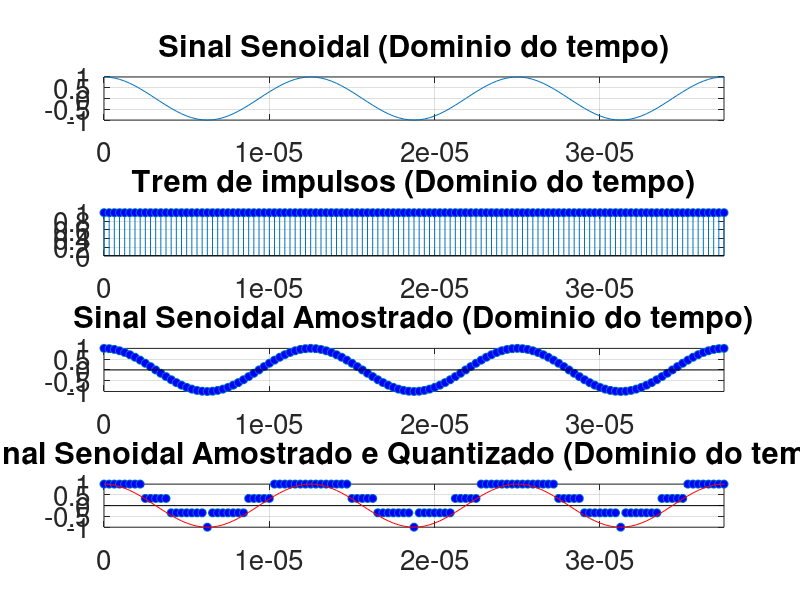
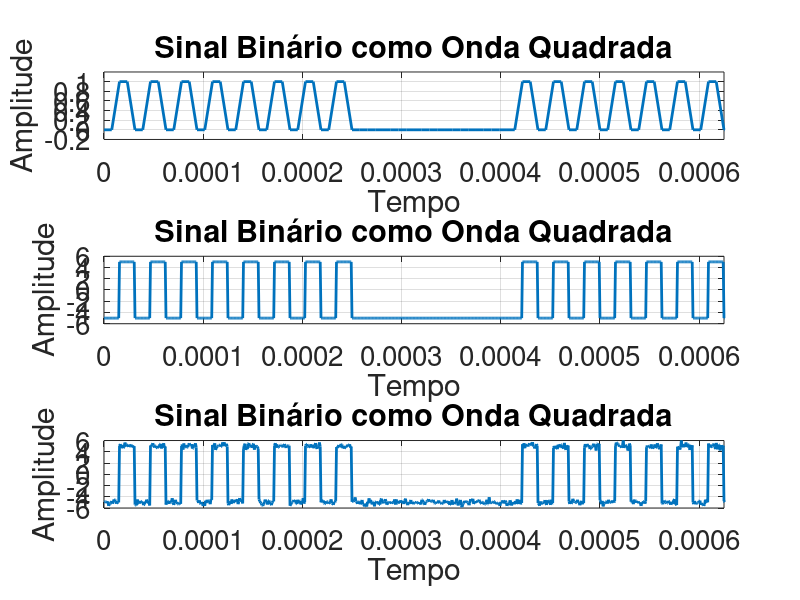
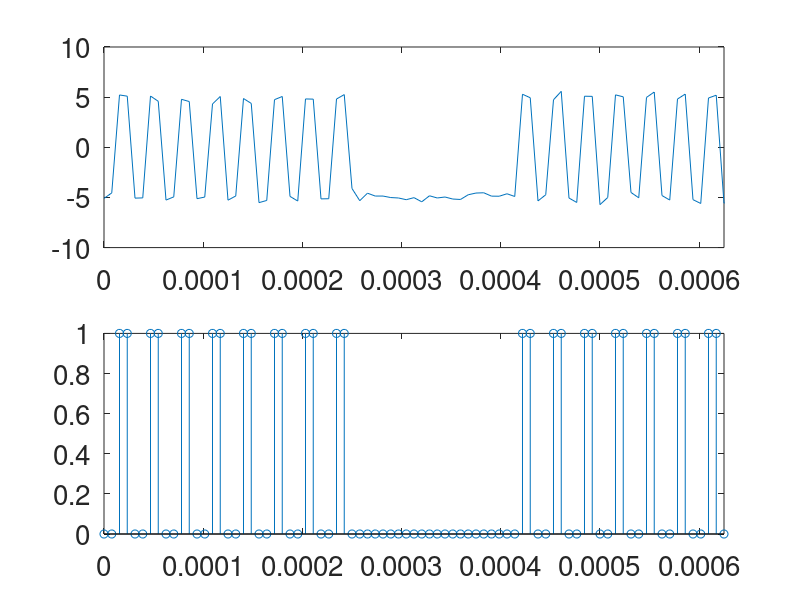
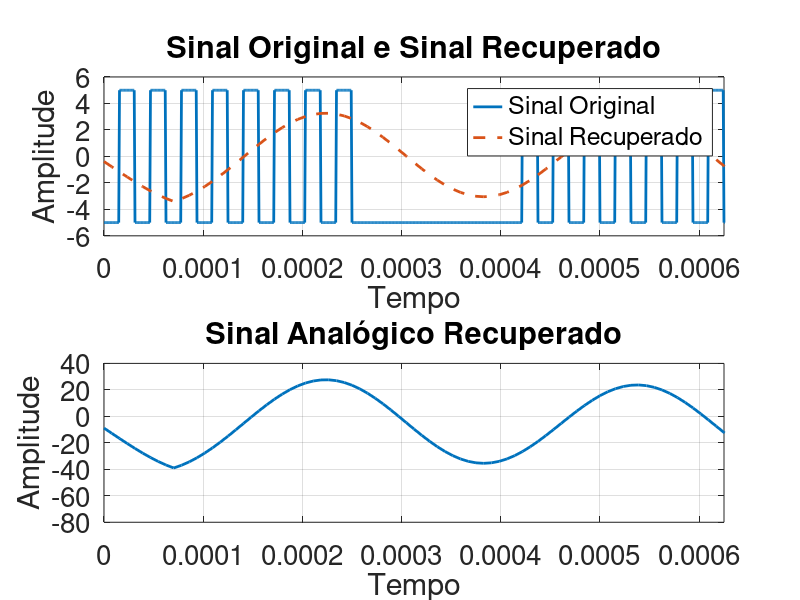

Write MATLAB code to recreate these figures, in order.
close all; clear all; clc;
pkg load signal;
pkg load communications;

% Altera o tamanho da fonte nos plots para 15
set(0, 'DefaultAxesFontSize', 20);

% Defining the base signal amplitude.
A_signal = 1;

% Defining the frequency for the base signal 
f_signal = 80000;

% Defining the period and frequency of sampling:
fs = 40*f_signal;
Ts = 1/fs;
T = 1/f_signal;

% Defining the sinal period.
t_inicial = 0;
t_final = 0.01;

% "t" vector, correspondig to the time period of analysis, on time domain.
t = [t_inicial:Ts:t_final];

signal = A_signal*cos(2*pi*f_signal*t);

% Criando um trem de impulsos com período de 2T
impulse_train = zeros(size(t));
impulse_train(mod(t, 1/fs) == 0) = 1;

signal_sampled = signal .* impulse_train;

% Quantidade de níveis desejada (tirando o 0)
n=2;
num_levels = 2^n;

% Gerando os níveis de quantização automaticamente
levels = linspace(-1, 1, num_levels);

% Verifica se o vetor possui algum elemento com "0"
for i = 1:length(levels)
    if levels(i) == 0
        levels(i) = [];
        break; 
    end
end


% Quantização
quantized_signal = zeros(size(signal_sampled));
for i = 1:length(signal_sampled)
    for j = 1:length(levels)
        if signal_sampled(i) <= levels(j)
            quantized_signal(i) = levels(j);
            break;
        end
    end
end

figure(1)
subplot(411)
plot(t,signal)
grid on;
xlim([0 3*T])
title('Sinal Senoidal (Dominio do tempo)')

subplot(412)
stem(t,impulse_train, 'MarkerFaceColor', 'b')
grid on;
xlim([0 3*T])
title('Trem de impulsos (Dominio do tempo)')

subplot(413)
stem(t,signal_sampled, 'LineStyle','none', 'MarkerFaceColor', 'b')
grid on;
xlim([0 3*T])
title('Sinal Senoidal Amostrado (Dominio do tempo)')

subplot(414)
stem(t,quantized_signal, 'LineStyle','none', 'MarkerFaceColor', 'b')
xlim([0 3*T])
hold on; 
plot(t,signal, 'r')
xlim([0 3*T])
grid on;
title('Sinal Senoidal Amostrado e Quantizado (Dominio do tempo)')

% Desloca o vetor quantizado para 0 ou mais
min_value = min(quantized_signal);
quantized_signal = quantized_signal - min_value;

% Multiplica os valores quantizados para que sejam números inteiros
num_intervals = num_levels - 1; % Número de intervalos entre os níveis
quantized_signal_int = quantized_signal * num_intervals;

% Convertendo valores quantizados inteiros para binário
binary_signal = de2bi(quantized_signal_int, n);

% Concatenando os valores binários em um único vetor
binary_signal_concatenated = reshape(binary_signal.', 1, []);

% Vetor de tempo
t = linspace(0, 1, length(binary_signal_concatenated) * 2);

% Repetindo cada valor do sinal
repeated_signal = reshape(repmat(binary_signal_concatenated, 2, 1), 1, []);

% realizando a superamostragem do sinal com a função upper

% Superamostragem
n = 10;
amplitude =5;
repeated_signal_up = upsample(repeated_signal, n);

filtr_tx = ones(1, n);
filtered_signal = filter(filtr_tx, 1, repeated_signal_up)*2*amplitude-amplitude;

% criando um novo vetor de t para o sinal filtrado
t_super = linspace(0, 1, length(filtered_signal));

var_noise = 0.1; 
transmission_noise = sqrt(var_noise)*randn(1,length(filtered_signal)); 

transmitted_signal = filtered_signal + transmission_noise; 

% Plotando o sinal
figure(2)
subplot(311)
plot(t,repeated_signal, 'LineWidth', 2);
ylim([-0.2, 1.2]);
xlim([0, 50*T]);
xlabel('Tempo');
ylabel('Amplitude');
title('Sinal Binário como Onda Quadrada');
grid on;

subplot(312)
plot(t_super,filtered_signal, 'LineWidth', 2);
xlim([0, 50*T]);
ylim([-amplitude*1.2 , amplitude*1.2]);
xlabel('Tempo');
ylabel('Amplitude');
title('Sinal Binário como Onda Quadrada');
grid on;

subplot(313)
plot(t_super,transmitted_signal, 'LineWidth', 2);
xlim([0, 50*T]);
ylim([-amplitude*1.2 , amplitude*1.2]);
xlabel('Tempo');
ylabel('Amplitude');
title('Sinal Binário como Onda Quadrada');
grid on;

% Recepção: 

% definindo o limiar (valor que vai decidir se o sinal é 0 ou 1)
limiar = 0;

% amostrando o sinal recebido
received_signal = transmitted_signal(n/2:n:end);
received_binary = received_signal > limiar; 

t_received = linspace(0, 1, length(t_super)/n);

% Plotando o sinal
figure(3)
subplot(211)
plot(t_received, received_signal);
xlim([0, 50*T]);
subplot(212)
stem(t_received, received_binary);
xlim([0, 50*T]);

num_erro = sum(xor(received_signal, received_binary)) 
taxa_erro = num_erro/length(t_super)







% Vetor de tempo para o sinal recebido
t_received = linspace(0, 1, length(received_signal));

% Interpolando o sinal para restaurar a taxa de amostragem original
received_signal_interp = interp(received_signal, n);

% Filtrando o sinal interpolado para remover artefatos
filtr_rx = ones(1, n);
received_signal_filtered = filter(filtr_rx, 1, received_signal_interp) / n;

% Plotando o sinal recuperado
figure(4);
subplot(211);
plot(t_super, filtered_signal, 'LineWidth', 2, 'DisplayName', 'Sinal Original');
hold on;
plot(t_received, received_signal_filtered(1:length(t_received)), '--', 'LineWidth', 2, 'DisplayName', 'Sinal Recuperado');
xlim([0, 50*T]);
ylim([-amplitude*1.2 , amplitude*1.2]);
xlabel('Tempo');
ylabel('Amplitude');
title('Sinal Original e Sinal Recuperado');
legend;
grid on;

% Convertendo o sinal recuperado para o formato analógico
received_analog_signal = received_signal_filtered(1:length(t_received)) * (2*amplitude) - amplitude; % Normalização da amplitude

% Plotando o sinal analógico recuperado
subplot(212);
plot(t_received, received_analog_signal, 'LineWidth', 2);
xlim([0, 50*T]);
xlabel('Tempo');
ylabel('Amplitude');
title('Sinal Analógico Recuperado');
grid on;